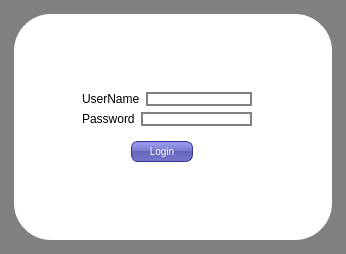
<?xml version="1.0" encoding="UTF-8"?>
<ui version="4.0">
 <class>MyLoginForm</class>
 <widget class="QWidget" name="MyLoginForm">
  <property name="geometry">
   <rect>
    <x>0</x>
    <y>0</y>
    <width>346</width>
    <height>254</height>
   </rect>
  </property>
  <property name="windowTitle">
   <string>__test__</string>
  </property>
  <property name="styleSheet">
   <string notr="true">#MyLoginForm {
background: gray;
}

#mainFrame {
border: 3px solid gray;
border-radius: 40px;
background: white;
}

QLineEdit {
padding: 1px;
border-style: solid;
border: 2px solid gray;
border-radius: 8px;
}

QPushButton {
color: white;
background-color: QLinearGradient( x1: 0, y1: 0, x2: 0, y2: 1, stop: 0 #88d, stop: 0.1 #99e, stop: 0.49 #77c, stop: 0.5 #66b, stop: 1 #77c);
border-width: 1px;
border-color: #339;
border-style: solid;
border-radius: 7;
padding: 3px;
font-size: 10px;
padding-left: 5px;
padding-right: 5px;
min-width: 50px;
max-width: 50px;
min-height: 13px;
max-height: 13px;
}</string>
  </property>
  <layout class="QGridLayout" name="gridLayout">
   <item row="0" column="0">
    <widget class="QFrame" name="mainFrame">
     <property name="frameShape">
      <enum>QFrame::StyledPanel</enum>
     </property>
     <property name="frameShadow">
      <enum>QFrame::Raised</enum>
     </property>
     <widget class="QPushButton" name="pushButton">
      <property name="geometry">
       <rect>
        <x>120</x>
        <y>130</y>
        <width>62</width>
        <height>21</height>
       </rect>
      </property>
      <property name="text">
       <string>Login</string>
      </property>
     </widget>
     <widget class="QWidget" name="">
      <property name="geometry">
       <rect>
        <x>60</x>
        <y>70</y>
        <width>192</width>
        <height>56</height>
       </rect>
      </property>
      <layout class="QVBoxLayout" name="verticalLayout">
       <item>
        <layout class="QHBoxLayout" name="horizontalLayout_2">
         <item>
          <widget class="QLabel" name="label">
           <property name="text">
            <string>UserName</string>
           </property>
          </widget>
         </item>
         <item>
          <widget class="QLineEdit" name="lineEdit"/>
         </item>
        </layout>
       </item>
       <item>
        <layout class="QHBoxLayout" name="horizontalLayout">
         <item>
          <widget class="QLabel" name="label_2">
           <property name="text">
            <string>Password</string>
           </property>
          </widget>
         </item>
         <item>
          <widget class="QLineEdit" name="lineEdit_2"/>
         </item>
        </layout>
       </item>
      </layout>
     </widget>
    </widget>
   </item>
  </layout>
 </widget>
 <layoutdefault spacing="6" margin="11"/>
 <resources/>
 <connections/>
</ui>
